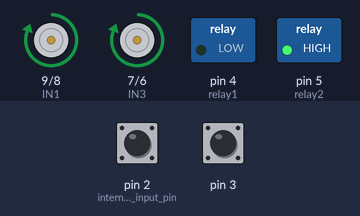
Bench run of a sketch on a simulated Arduino Uno, built with avr-gcc and run on an emulated ATmega328P. Shown: motor-driver pin pairs drawn as motors (green arrow = first pin HIGH = forward, orange = second pin HIGH = backward, longer = more drive, scaled by the enable pin), switched loads named in the sketch (green lamp = pin HIGH). Inputs (shaded band) come from the test bench; at power-on: pin 2 (internal_pullup_input_pin) HIGH, pin 3 HIGH.

Above: at 2.5 s.
At 8.5 s:
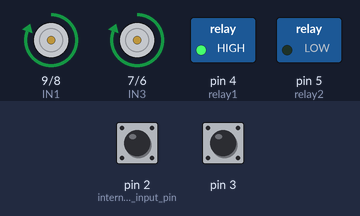
At 14.5 s:
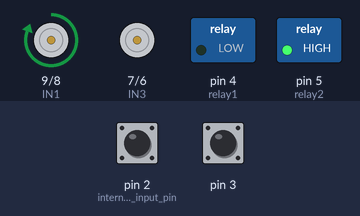
At 20.5 s:
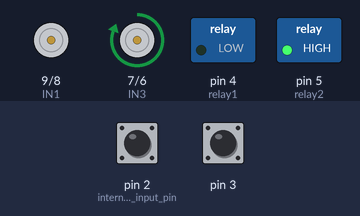
At 29.5 s:
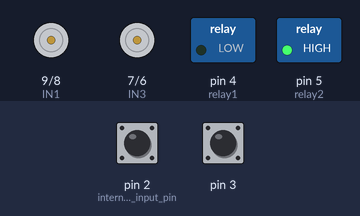
Timing chart, 0 to 31.2 s (numbered marks = the images above):
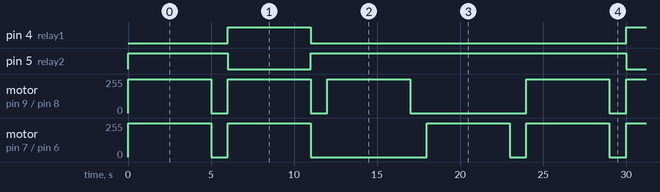

The sketch:

Nisca_DCmotor_with_encoder.ino
```cpp
volatile unsigned int temp1, counter1 = 0; //This variable will increase or decrease depending on the rotation of encoder
volatile unsigned int temp2, counter2 = 0; //This variable will increase or decrease depending on the rotation of encoder

#define IN1 9
#define IN2 8
#define IN3 7
#define IN4 6
#define speedL 10
#define speedR 11

#define on 0
#define off 1
int relay1=4;
int relay2=5;

  //  setup

void setup()
{
  Serial.begin (9600);

  pinMode(2, INPUT_PULLUP); // internal pullup input pin 2
  pinMode(3, INPUT_PULLUP); // internalเป็น pullup input pin 3
  pinMode(12, INPUT_PULLUP); // internal pullup input pin 12
  pinMode(13, INPUT_PULLUP); // internalเป็น pullup input pin 13
  //Setting up interrupt
  //A rising pulse from encodenren activated ai0(). AttachInterrupt 0 is DigitalPin nr 2 on moust Arduino.
  attachInterrupt(0, ai0, RISING);
  //B rising pulse from encodenren activated ai1(). AttachInterrupt 1 is DigitalPin nr 3 on moust Arduino.
  attachInterrupt(1, ai1, RISING);
  //A rising pulse from encodenren activated ai2(). AttachInterrupt 0 is DigitalPin nr 12 on moust Arduino.
  attachInterrupt(0, ai2, RISING);
  //B rising pulse from encodenren activated ai3(). AttachInterrupt 1 is DigitalPin nr 13 on moust Arduino.
  attachInterrupt(1, ai3, RISING);

  for(int i=4 ; i<=11 ; i++)
  {
    pinMode(i, OUTPUT);
  }
}

  //  encoder
void ai0()
{
  // ai0 is activated if DigitalPin nr 2 is going from LOW to HIGH
  // Check pin 3 to determine the direction
  if(digitalRead(3)==LOW) {
  counter1++;
  }else{
  counter1--;
  }
}
void ai1()
{
  // ai0 is activated if DigitalPin nr 3 is going from LOW to HIGH
  // Check with pin 2 to determine the direction
  if(digitalRead(2)==LOW) {
  counter1--;
  }else{
  counter1++;
  }
}
void ai2()
{
  // ai2 is activated if DigitalPin nr 12 is going from LOW to HIGH
  // Check pin 13 to determine the direction
  if(digitalRead(13)==LOW) {
  counter2++;
  }else{
  counter2--;
  }
}
void ai3()
{
  // ai3 is activated if DigitalPin nr 13 is going from LOW to HIGH
  // Check with pin 12 to determine the direction
  if(digitalRead(12)==LOW) {
  counter2--;
  }else{
  counter2++;
  }
}

  //  speed control range(0-255)

void forword()
{
  digitalWrite(relay1,on);
  digitalWrite(relay2,off);
  digitalWrite(IN1, HIGH);
  digitalWrite(IN2, LOW);
  digitalWrite(IN3, HIGH);
  digitalWrite(IN4, LOW);
  analogWrite(speedL,255);
  analogWrite(speedR,255);
}
void backword()
{
  digitalWrite(relay1,off);
  digitalWrite(relay2,on);
  digitalWrite(IN1, HIGH);
  digitalWrite(IN2, LOW);
  digitalWrite(IN3, HIGH);
  digitalWrite(IN4, LOW);
  analogWrite(speedL,255);
  analogWrite(speedR,255);
}
void left()
{
  digitalWrite(relay1,on);
  digitalWrite(relay2,off);
  digitalWrite(IN1, LOW);
  digitalWrite(IN2, LOW);
  digitalWrite(IN3, HIGH);
  digitalWrite(IN4, LOW);
  analogWrite(speedL,0);
  analogWrite(speedR,255);
}
void right()
{
  digitalWrite(relay1,on);
  digitalWrite(relay2,off);
  digitalWrite(IN1, HIGH);
  digitalWrite(IN2, LOW);
  digitalWrite(IN3, LOW);
  digitalWrite(IN4, LOW);
  analogWrite(speedL,255);
  analogWrite(speedR,0);
}
void stopp()
{
  digitalWrite(relay1,on);
  digitalWrite(relay2,off);
  digitalWrite(IN1, LOW);
  digitalWrite(IN2, LOW);
  digitalWrite(IN3, LOW);
  digitalWrite(IN4, LOW);
  analogWrite(speedL,0);
  analogWrite(speedR,0);
}


  //  loop
void loop()
{
  //  //  encoder
  // // Send the value of counter1
  // if( counter1 != temp1 ){
  // Serial.println (counter1);
  // temp1 = counter1;
  // serial.println("######################");
  // }
  // // Send the value of counter2
  // if( counter2 != temp2 ){
  // Serial.println (counter2);
  // temp2 = counter2;
  // serial.println("@@@@@@@@@@@@@@@@@@@@@@");
  // }

  // move

  forword();
  delay(5000);
  stopp();
  delay(1000);
  backword();
  delay(5000);
  stopp();
  delay(1000);
  right();
  delay(5000);
  stopp();
  delay(1000);
  left();
  delay(5000);
  stopp();
  delay(1000);
}
```

Measured:
- by itself, pin 4 (relay1): alternates HIGH for 5.0 s and LOW for 19.0 s
- by itself, pin 5 (relay2): repeats every 24.0 s: LOW 5.0 s, HIGH 19.0 s
- by itself, motor on pin 9 (IN1) / pin 8 (IN2): repeats every 24.0 s: 2 × (stopped 1.0 s, forward 255/255 5.0 s), stopped 7.0 s, forward 255/255 5.0 s
- by itself, motor on pin 7 (IN3) / pin 6 (IN4): repeats every 24.0 s: stopped 1.0 s, forward 255/255 5.0 s, stopped 7.0 s, forward 255/255 5.0 s, stopped 1.0 s, forward 255/255 5.0 s
